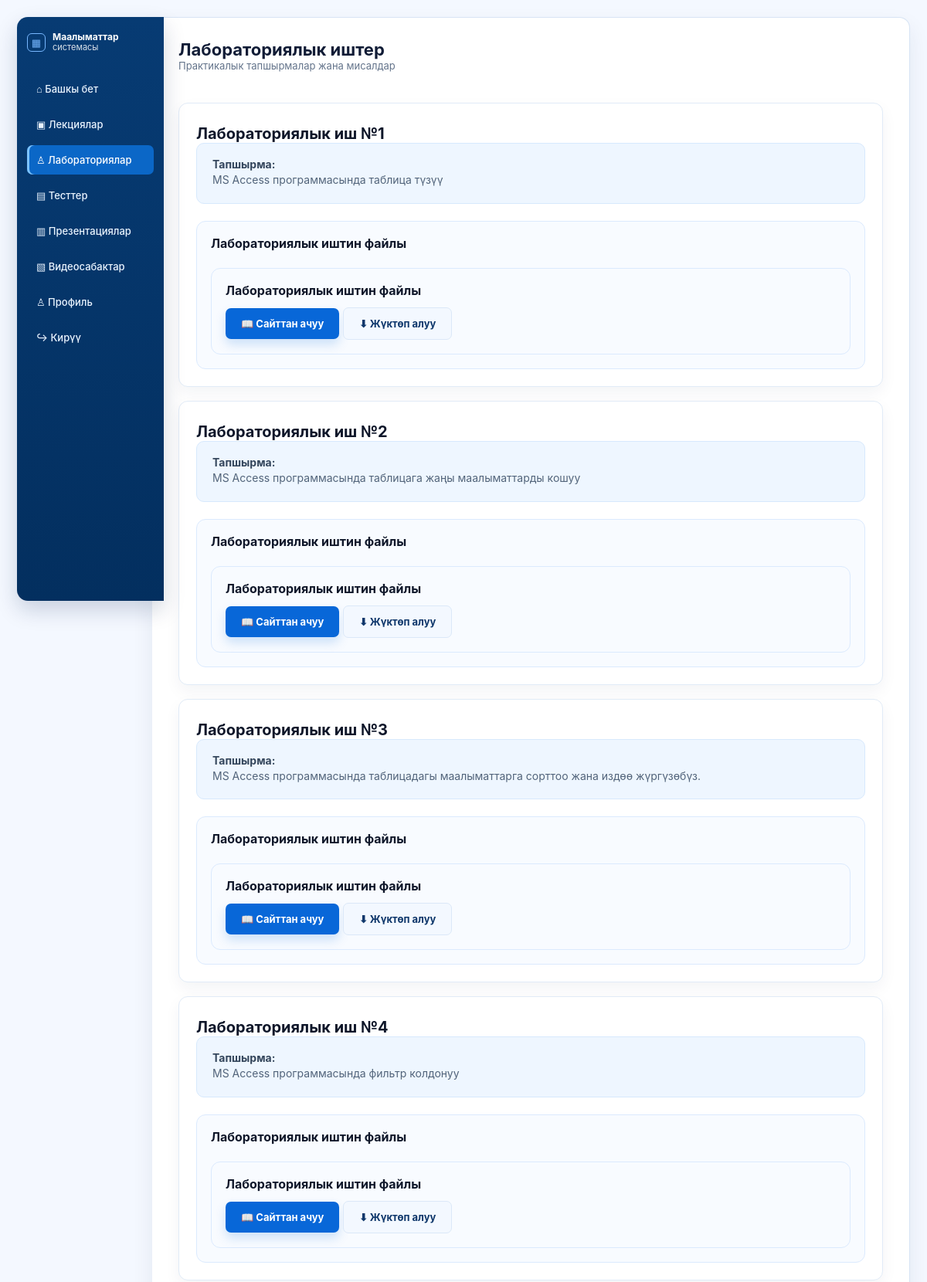
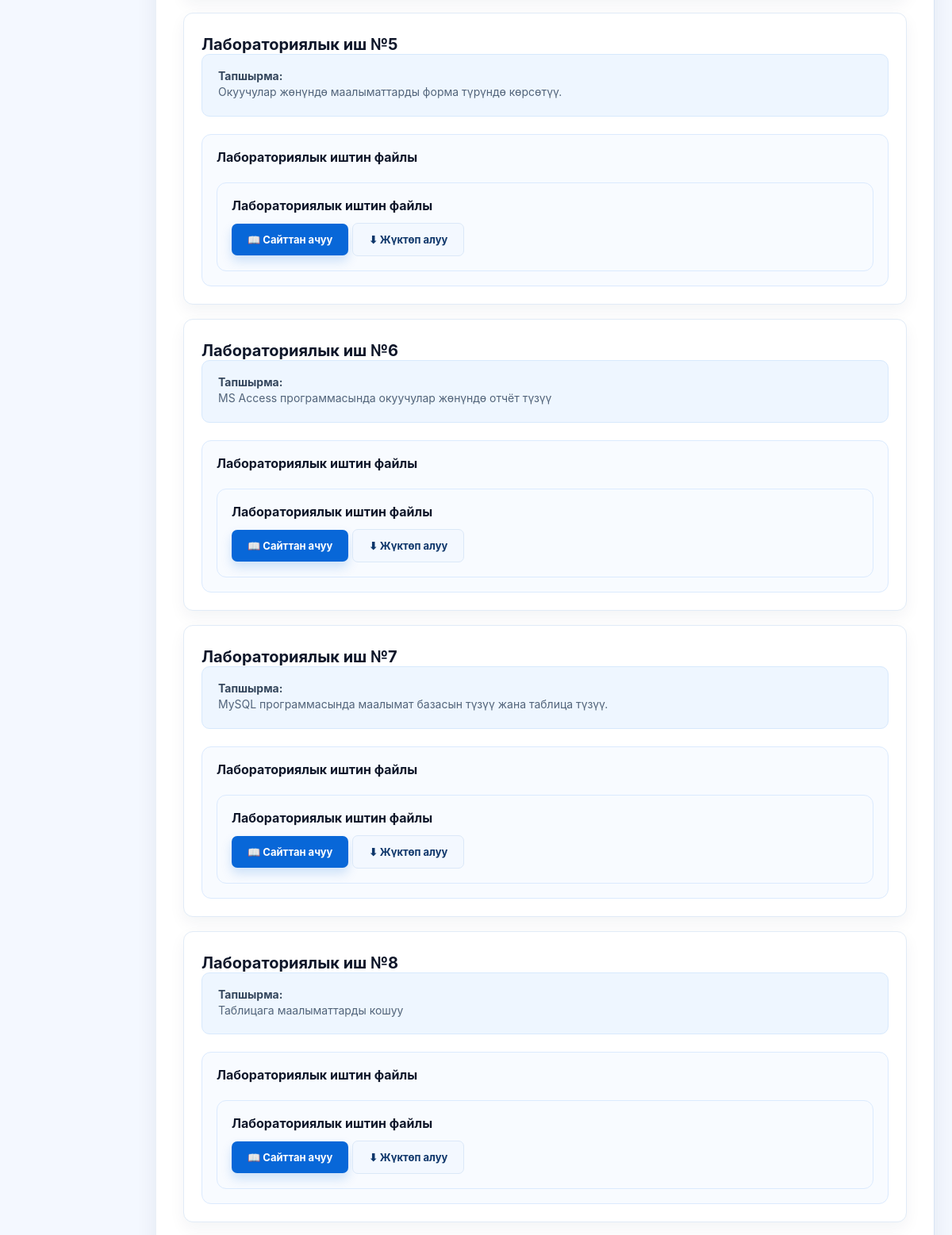
Page /laboratories/ (upper part) on the committed database (2 pictures, top to bottom).
### main/models.py (models this page shows, shortened)
class Laboratory(models.Model):
    title = models.CharField(max_length=200, verbose_name='Название лабораторной')
    task = models.TextField(verbose_name='Задание')
    code_example = models.TextField(verbose_name='Пример кода', blank=True)
    solution = models.TextField(verbose_name='Решение', blank=True)
    file = models.FileField(upload_to='laboratories/', verbose_name='Файл лабораторной', blank=True, null=True)

### main/views.py (the view)
def laboratories(request):
    laboratories = Laboratory.objects.all()
    return render(
        request,
        'main/laboratories.html',
        {
            'laboratories': laboratories
        }
    )

### main/templates/main/laboratories.html (shortened to what this page needs)
{% extends 'main/base.html' %}
{% block content %}
<div class="page-head">
    <h1>Лабораториялык иштер</h1>
    <small>Практикалык тапшырмалар жана мисалдар</small>
</div>
{% if laboratories %}
    <div class="lab-list">
        {% for lab in laboratories %}
        <div class="lab-card">
            <h2>{{ lab.title }}</h2>
            <div class="task-box">
                <b>Тапшырма:</b>
                <p>{{ lab.task|linebreaks }}</p>
            </div>
            {% if lab.file %}
<div class="file-download-box">
    <h3>Лабораториялык иштин файлы</h3>
{% if lab.file %}
<div class="file-download-box">
    <h3>Лабораториялык иштин файлы</h3>
    <a href="{% url 'laboratory_file_view' lab.id %}"
       class="btn btn-blue">
        📖 Сайттан ачуу
    </a>
    <a href="{{ lab.file.url }}"
       download
       class="btn btn-light">
        ⬇ Жүктөп алуу
    </a>
</div>
{% endif %}
</div>
{% endif %}
        </div>
        {% endfor %}
    </div>
{% else %}
    <div class="empty-box">
        <h3>Азырынча лабораториялык иш жок</h3>
        <p>Лабораториялык иштерди Django админка аркылуу кошуңуз.</p>
    </div>
{% endif %}
{% endblock %}

### main/static/css/style.css (style rules this page uses)
* { margin: 0; padding: 0; box-sizing: border-box; }
body { font-family: "Inter", "Segoe UI", Arial, sans-serif; background: #f4f8ff; color: #0f172a; }
.btn { border: none; outline: none; padding: 12px 20px; border-radius: 7px; cursor: pointer; font-size: 13px; font-weight: 700; text-decoration: none; display: inline-flex; align-items: center; justify-content: center; }
.btn-blue { background: #0867d8; color: #fff; box-shadow: 0 7px 14px rgba(8, 103, 216, .18); }
.btn-light { background: #f3f8ff; color: #0f376b; border: 1px solid #dbe8f8; }
.page-head { margin-bottom: 22px; }
.page-head small { display: block; font-size: 13px; color: #64748b; margin-bottom: 15px; }
.page-head h1 { font-size: 22px; color: #111c36; }
.task-box { background: #eef6ff; border-radius: 10px; padding: 18px 20px; border: 1px solid #d7e9fd; margin-bottom: 20px; color: #34465c; font-size: 14px; }
.lecture-list, .lab-list { display: flex; flex-direction: column; gap: 18px; }
.lecture-card, .lab-card { background: #ffffff; border: 1px solid #e1ebf7; border-radius: 12px; padding: 22px; box-shadow: 0 8px 20px rgba(2, 35, 75, 0.05); }
.lecture-top h2, .lab-card h2 { font-size: 20px; color: #0f172a; margin-top: 5px; }
.lecture-card p, .lab-card p { color: #52647a; line-height: 1.7; font-size: 14px; }
.file-download-box { margin-top: 22px; padding: 18px; border: 1px solid #dbeafe; background: #f8fbff; border-radius: 12px; }
.file-download-box h3 { font-size: 16px; color: #0f172a; margin-bottom: 12px; }
.btn { transition: all 0.3s ease; }
.btn-blue { animation: pulse 2s infinite; }
.page-head { margin-bottom:40px; }

### rows in the picture
Laboratory: title "Лабораториялык иш №1", task "MS Access программасында таблица түзүү"
Laboratory: title "Лабораториялык иш №2", task "MS Access программасында таблицага жаңы маалыматтарды кошуу"
Laboratory: title "Лабораториялык иш №3", task "MS Access программасында таблицадагы маалыматтарга сорттоо жана издөө жүргүзөбүз."
Laboratory: title "Лабораториялык иш №4", task "MS Access программасында фильтр колдонуу"
Laboratory: title "Лабораториялык иш №5", task "Окуучулар жөнүндө маалыматтарды форма түрүндө көрсөтүү."
Laboratory: title "Лабораториялык иш №6", task "MS Access программасында окуучулар жөнүндө отчёт түзүү"
Laboratory: title "Лабораториялык иш №7", task "MySQL программасында маалымат базасын түзүү жана таблица түзүү."
Laboratory: title "Лабораториялык иш №8", task "Таблицага маалыматтарды кошуу"
